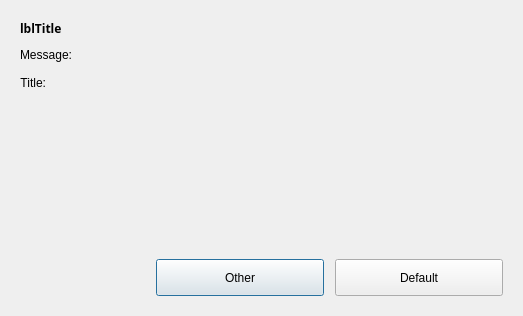
<?xml version="1.0" encoding="UTF-8"?>
<ui version="4.0">
 <class>Dialog</class>
 <widget class="QDialog" name="Dialog">
  <property name="geometry">
   <rect>
    <x>0</x>
    <y>0</y>
    <width>523</width>
    <height>316</height>
   </rect>
  </property>
  <property name="windowTitle">
   <string>Dialog</string>
  </property>
  <property name="autoFillBackground">
   <bool>false</bool>
  </property>
  <layout class="QVBoxLayout" name="verticalLayout_2">
   <item>
    <widget class="QFrame" name="frContainer">
     <property name="frameShape">
      <enum>QFrame::NoFrame</enum>
     </property>
     <property name="frameShadow">
      <enum>QFrame::Raised</enum>
     </property>
     <layout class="QVBoxLayout" name="verticalLayout">
      <item>
       <layout class="QHBoxLayout" name="DialogTitle">
        <property name="bottomMargin">
         <number>5</number>
        </property>
        <item>
         <widget class="QLabel" name="lblTitle">
          <property name="sizePolicy">
           <sizepolicy hsizetype="Preferred" vsizetype="Preferred">
            <horstretch>0</horstretch>
            <verstretch>0</verstretch>
           </sizepolicy>
          </property>
          <property name="maximumSize">
           <size>
            <width>16777215</width>
            <height>45</height>
           </size>
          </property>
          <property name="font">
           <font>
            <family>Century Gothic</family>
            <weight>75</weight>
            <bold>true</bold>
           </font>
          </property>
          <property name="text">
           <string>lblTitle</string>
          </property>
         </widget>
        </item>
       </layout>
      </item>
      <item>
       <widget class="QLabel" name="lblMessage">
        <property name="text">
         <string>Message:</string>
        </property>
       </widget>
      </item>
      <item>
       <layout class="QHBoxLayout" name="horizontalLayout_2">
        <item>
         <widget class="QLabel" name="lblTitle1">
          <property name="text">
           <string>Title:</string>
          </property>
          <property name="alignment">
           <set>Qt::AlignRight|Qt::AlignTrailing|Qt::AlignVCenter</set>
          </property>
         </widget>
        </item>
        <item>
         <layout class="QHBoxLayout" name="horizontalLayout" stretch="10">
          <item>
           <widget class="QFrame" name="txtValue1">
            <property name="sizePolicy">
             <sizepolicy hsizetype="Preferred" vsizetype="Fixed">
              <horstretch>6</horstretch>
              <verstretch>0</verstretch>
             </sizepolicy>
            </property>
            <property name="minimumSize">
             <size>
              <width>0</width>
              <height>30</height>
             </size>
            </property>
            <property name="maximumSize">
             <size>
              <width>16777213</width>
              <height>30</height>
             </size>
            </property>
            <property name="frameShape">
             <enum>QFrame::NoFrame</enum>
            </property>
            <property name="frameShadow">
             <enum>QFrame::Raised</enum>
            </property>
           </widget>
          </item>
         </layout>
        </item>
        <item>
         <spacer name="ContentRightSpacer">
          <property name="orientation">
           <enum>Qt::Horizontal</enum>
          </property>
          <property name="sizeType">
           <enum>QSizePolicy::Fixed</enum>
          </property>
          <property name="sizeHint" stdset="0">
           <size>
            <width>40</width>
            <height>20</height>
           </size>
          </property>
         </spacer>
        </item>
       </layout>
      </item>
      <item>
       <spacer name="ContentBottomSpacer">
        <property name="orientation">
         <enum>Qt::Vertical</enum>
        </property>
        <property name="sizeHint" stdset="0">
         <size>
          <width>20</width>
          <height>43</height>
         </size>
        </property>
       </spacer>
      </item>
      <item>
       <layout class="QHBoxLayout" name="DialogButtons">
        <property name="topMargin">
         <number>5</number>
        </property>
        <item>
         <spacer name="ButtonAlignSpacer">
          <property name="orientation">
           <enum>Qt::Horizontal</enum>
          </property>
          <property name="sizeHint" stdset="0">
           <size>
            <width>40</width>
            <height>20</height>
           </size>
          </property>
         </spacer>
        </item>
        <item>
         <widget class="QPushButton" name="btnCancel">
          <property name="enabled">
           <bool>true</bool>
          </property>
          <property name="minimumSize">
           <size>
            <width>168</width>
            <height>37</height>
           </size>
          </property>
          <property name="maximumSize">
           <size>
            <width>168</width>
            <height>37</height>
           </size>
          </property>
          <property name="text">
           <string>Other</string>
          </property>
          <property name="default">
           <bool>false</bool>
          </property>
         </widget>
        </item>
        <item>
         <spacer name="ButtonsSpacer">
          <property name="orientation">
           <enum>Qt::Horizontal</enum>
          </property>
          <property name="sizeType">
           <enum>QSizePolicy::Fixed</enum>
          </property>
          <property name="sizeHint" stdset="0">
           <size>
            <width>5</width>
            <height>20</height>
           </size>
          </property>
         </spacer>
        </item>
        <item>
         <widget class="QPushButton" name="btnOK">
          <property name="enabled">
           <bool>true</bool>
          </property>
          <property name="minimumSize">
           <size>
            <width>168</width>
            <height>37</height>
           </size>
          </property>
          <property name="maximumSize">
           <size>
            <width>168</width>
            <height>37</height>
           </size>
          </property>
          <property name="text">
           <string>Default</string>
          </property>
          <property name="default">
           <bool>false</bool>
          </property>
         </widget>
        </item>
       </layout>
      </item>
     </layout>
    </widget>
   </item>
  </layout>
 </widget>
 <resources/>
 <connections/>
</ui>
